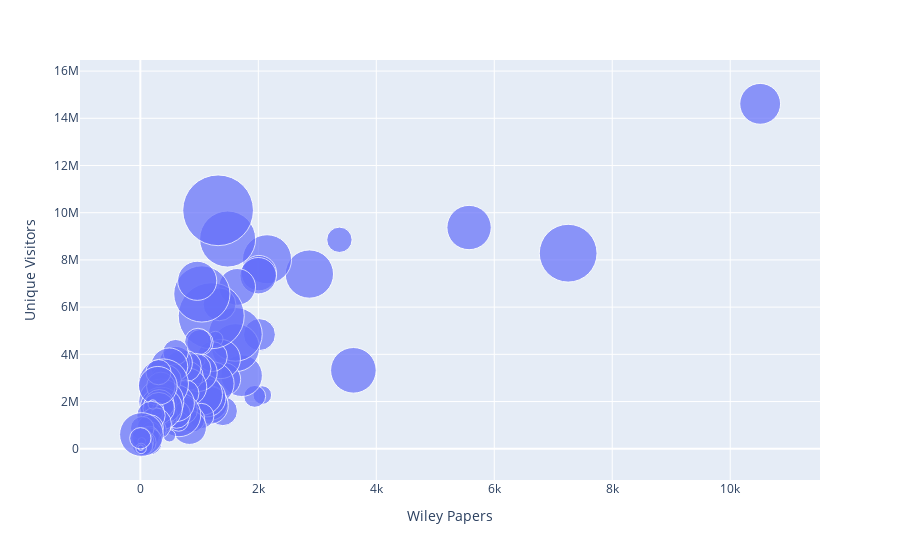

The notebook cell saved with this chart:
### Markdown cell above
## Step 4: new visualizations - bubble charts in Plotly

### Code cell
# Okay, let's attempt a new one for me - how about a bubble chart? *googles frantically*

px.scatter(data_frame = verticals,
           x="Wiley Papers",
           y="Unique Visitors",
           size="Mailing List Subscribers",
           hover_data=["WOL L2 Subject"],
           log_x=False,
           size_max=50)

### Figure 1 — Plotly figure (JSON) as saved in the notebook; plotly's stock layout.template omitted (floating-point values rounded to 4 significant figures)
{"data": [{"customdata": [["Materials Science"], ["General & Introductory Chemistry"], ["Earth Sciences"], ["Electrical & Electronics Engineering"], ["Ecology"], ["Food Science & Technology"], ["Cell & Molecular Biology"], ["Nanotechnology"], ["Plant Science"], ["Neurology"], ["Dermatology"], ["Physics"], ["Cardiovascular Disease"], ["Oncology & Radiotherapy"], ["Dentistry"], ["Economics"], ["Nursing"], ["Analytical Chemistry"], ["Mathematics"], ["Veterinary Medicine"], ["Pharmacology & Pharmaceutical Medicine"], ["Business & Management"], ["General & Internal Medicine"], ["Agriculture"], ["Hematology"], ["General & Introductory Medical Science"], ["Education"], ["Organic Chemistry"], ["Pharmaceutical & Medicinal Chemistry"], ["Civil Engineering & Construction"], ["Surgery & Surgical Specialties"], ["General Life Sciences"], ["Chemical Engineering"], ["Physical Chemistry"], ["Endocrinology"], ["Development Studies"], ["Neuroscience"], ["Political Science"], ["Basic Medical Sciences"], ["Obstetrics & Gynecology"], ["Gastroenterology & Hepatology"], ["Zoology & Animal Science"], ["Mechanical Engineering"], ["Genetics"], ["Environmental Studies"], ["Health & Social Care"], ["Anatomy & Physiology"], ["Radiology & Imaging"], ["Energy"], ["Biochemistry"], ["Computer Science"], ["Otolaryngology (Ear, Nose & Throat)"], ["Urology"], ["Aquaculture, Fisheries & Fish Science"], ["Statistics"], ["Clinical Psychology"], ["Developmental Psychology"], ["Catalysis"], ["Microbiology & Virology"], ["Mental Health & Addiction"], ["Psychiatry"], ["Geriatric Medicine"], ["Respiratory Medicine"], ["Pathology"], ["Rheumatology"], ["Philosophy"], ["General Psychology"], ["Anthropology"], ["Allergy & Clinical Immunology"], ["Geography"], ["Emergency Medicine"], ["Finance & Investments"], ["Evolution"], ["Anaesthesia & Pain Management"], ["Language & Linguistics"], ["Pediatrics"], ["Social Psychology"], ["Cognitive Psychology"], ["Family & Child Studies"], ["Sociology"], ["Transplantation"], ["Sports Medicine & Orthopedics"], ["Inorganic Chemistry"], ["Ophthalmology & Optometry"], ["Nutrition & Dietetics"], ["Accounting"], ["Social Policy & Welfare"], ["Psychotherapy & Counseling"], ["Evidence Based Medicine"], ["Religion & Theology"], ["Law"], ["Industrial Chemistry"], ["History"], ["Educational & School Psychology"], ["Intellectual Disability"], ["Nephrology"], ["Computational Chemistry & Molecular Modelling"], ["Biomedical Engineering"], ["Applied Psychology"], ["Cultural Studies"], ["Rehabilitation"], ["Archaeology"], ["Architecture"], ["Information Science & Technology"], ["Literature"], ["Personality & Individual Differences"], ["Astronomy"], ["Museum & Heritage Studies"], ["Industrial Engineering"], ["Environmental Chemistry"], ["Criminology"], ["Urban Studies"], ["General Computing"], ["Design & Graphic Design"], ["Psychological Methods, Research & Statistics"], ["Classical Studies"], ["Art & Photography"], ["Performing Arts & Music"], ["Communication & Media Studies"]], "hovertemplate": "Wiley Papers=%{x}<br>Unique Visitors=%{y}<br>Mailing List Subscribers=%{marker.size}<br>WOL L2 Subject=%{customdata[0]}<extra></extra>", "legendgroup": "", "marker": {"color": "#636efa", "size": [20618, 41309, 24314, 25742, 7957, 28799, 29731, 4280, 12611, 15469, 16418, 5894, 21347, 16696, 28465, 35677, 38901, 13706, 10533, 18976, 13346, 61833, 2875, 23595, 11248, 0, 53925, 14499, 17502, 0, 17847, 39109, 21496, 7939, 8503, 1698, 17598, 8851, 0, 18935, 11813, 8180, 14134, 10009, 17532, 715, 12311, 9019, 9122, 3275, 23681, 4872, 6452, 9661, 16791, 13666, 8059, 1890, 16803, 0, 11393, 4753, 1015, 8958, 6119, 6908, 31029, 6480, 9453, 6971, 6489, 25079, 22130, 10162, 11053, 12451, 7865, 1478, 0, 18492, 3391, 1669, 5873, 3511, 13165, 0, 953, 1063, 0, 5318, 9931, 4957, 8495, 0, 0, 4347, 5191, 9364, 0, 891, 0, 3030, 6853, 0, 5125, 1371, 3991, 488, 5194, 6882, 4957, 750, 23681, 430, 0, 1350, 0, 353, 5623], "sizemode": "area", "sizeref": 24.73, "symbol": "circle"}, "mode": "markers", "name": "", "orientation": "v", "showlegend": false, "type": "scatter", "x": [10508, 7253, 5573, 3612, 3375, 2866, 2148, 2068, 2019, 2010, 1998, 1939, 1717, 1641, 1614, 1611, 1480, 1418, 1399, 1365, 1342, 1318, 1272, 1219, 1219, 1214, 1202, 1189, 1173, 1133, 1128, 1043, 1039, 1033, 1012, 995, 984, 978, 970, 964, 936, 874, 834, 825, 806, 769, 765, 765, 738, 678, 654, 648, 642, 614, 604, 600, 598, 493, 490, 448, 437, 417, 410, 401, 397, 397, 391, 385, 384, 359, 359, 355, 354, 348, 322, 314, 308, 302, 299, 297, 288, 279, 256, 255, 251, 240, 216, 209, 196, 188, 181, 179, 168, 166, 166, 157, 152, 139, 135, 124, 77, 68, 68, 64, 56, 56, 54, 38, 38, 33, 24, 24, 19, 17, 17, 13, 8, 6, 0], "xaxis": "x", "y": [14612560, 8284404, 9372019, 3322269, 8852712, 7401176, 8027824, 2273448, 4835726, 7440547, 7331718, 2218636, 3094044, 6856644, 4283285, 4846454, 8884178, 2943694, 1596375, 3801544, 6119091, 10101613, 4652013, 2757509, 3905745, 2195080, 5634260, 1932707, 1837152, 1803500, 2154816, 6557916, 2298617, 1387926, 4499469, 3717320, 3225236, 4537976, 2738561, 7114697, 3388090, 1245283, 899531, 3079811, 2620702, 3900883, 3496894, 2347588, 1628783, 1640857, 1436530, 1163044, 3645201, 1458899, 1930878, 3629692, 4091850, 549384, 3490050, 1089951, 2915823, 1984736, 970058, 1395366, 1730373, 2090883, 2743853, 2242386, 1912232, 1953608, 1139758, 2003287, 1712810, 2639881, 1875044, 1716335, 3244906, 1718543, 1738089, 2668456, 892566, 1478391, 794966, 985487, 1051132, 1083920, 781444, 1873116, 107044, 908780, 1411551, 709470, 886116, 1168494, 643326, 547200, 521144, 308744, 1494602, 520149, 468375, 202301, 268269, 606750, 316568, 661600, 80174, 122894, 153622, 868593, 471311, 312114, 602242, 43498, 71213, 13147, 149283, 45921, 444663], "yaxis": "y"}], "layout": {"legend": {"itemsizing": "constant", "tracegroupgap": 0}, "margin": {"t": 60}, "xaxis": {"anchor": "y", "domain": [0, 1], "title": {"text": "Wiley Papers"}}, "yaxis": {"anchor": "x", "domain": [0, 1], "title": {"text": "Unique Visitors"}}}}
